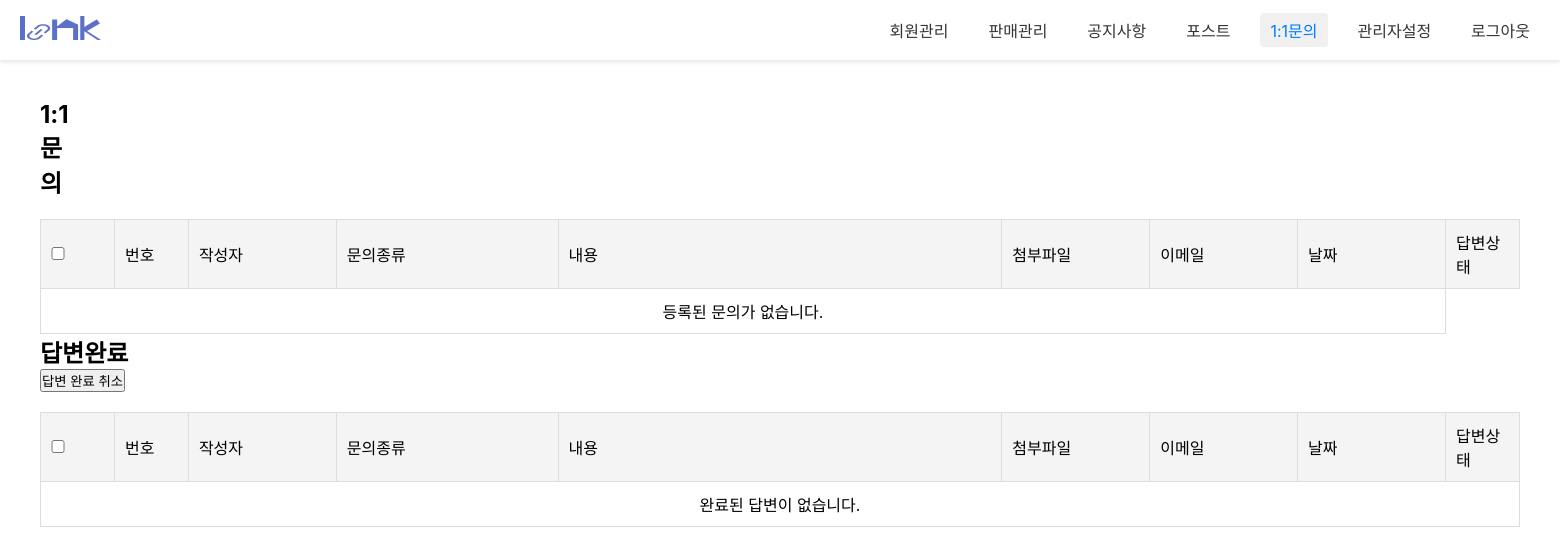
Before: /admin1/admin_qList/ with the older database file.
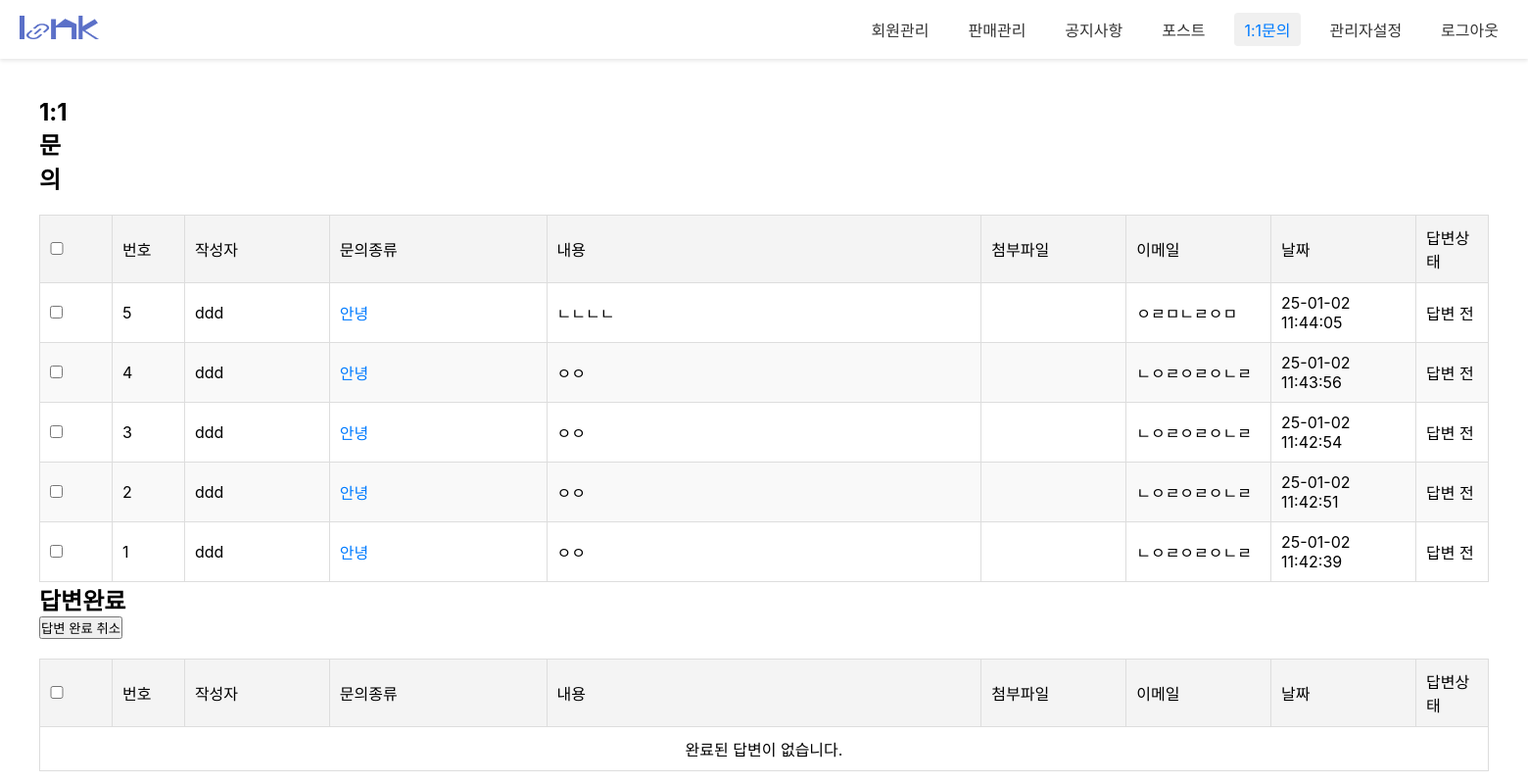
After: the same page with the newer database file.
### customer/models.py (models this page shows, shortened)
class NoticeBoard(models.Model):
  bno = models.AutoField(primary_key=True)
  member = models.ForeignKey(Administrator,on_delete=models.SET_NULL, null=True)
  btitle = models.CharField(max_length=1000)
  bcontent = models.TextField()
  bdate = models.DateTimeField(auto_now=True)
  bfile = models.ImageField(null=True, blank=True, upload_to='uploads/')
  bfile_thumbnail = models.ImageField(null=True, blank=True, upload_to='uploads/')
  userid = models.CharField(max_length=100,null=True, blank=True)
  bmail = models.CharField(max_length=100, null=True, blank=True)
  category = models.IntegerField(null=True, blank=False)
  status = models.CharField(max_length=50, null=True, blank=True)

### admin1/views.py (the view)
# urls.py: path('admin_qList/', views.admin_qList, name="admin_qList"),
def admin_qList(request):
	qs_ok = NoticeBoard.objects.filter(category=3, status='답변 완료').order_by("-bno")
	qs_no = NoticeBoard.objects.filter(category=3, status='답변 전').order_by("-bno")
	context = {'oklist':qs_ok, 'nolist':qs_no}
	return render(request, 'admin_qList.html', context)

### admin1/templates/admin_qList.html (shortened to what this page needs)
{% load static %}
<!DOCTYPE html>
<html lang="ko">
	<head>
		<link rel="stylesheet" href="{% static 'css/admin1/admin_memllist.css'%}">
		<link rel="stylesheet" href="{% static 'css/admin1/admin_login.css'%}">
	</head>
	<body>
	<nav class="gnb">
		<a href="#" class="logo"><img src="/static/images/admin1/logo_sample.png" alt=""></a>
		<div class="menu">
			<a href="/admin1/admin_memList/">회원관리</a>
			<a href="#">판매관리</a>
			<a href="/admin1/admin_noticeList/">공지사항</a>
			<a href="/admin1/admin_postList/" >포스트</a>
			<a href="/admin1/admin_qList/" class='active'>1:1문의</a>
			<a href="/admin1/admin_adminList/">관리자설정</a>
			<a id='a_logout'>로그아웃</a>
		</div>
	</nav>
	<div class="container">
		<div class="con_header">
			<h2>1:1문의</h2>
		</div>
		<table>
			<colgroup>
        <col style="width: 5%;">
        <col style="width: 5%;">
        <col style="width: 10%;">
        <col style="width: 15%;">
        <col style="width: 30%;">
        <col style="width: 10%;">
        <col style="width: 10%;">
        <col style="width: 10%;">
        <col style="width: 10%;">
    	</colgroup>
			<thead>
				<tr>
					<th><input type="checkbox" id="select_all"></th>
					<th>번호</th>
					<th>작성자</th>
					<th>문의종류</th>
					<th>내용</th>
					<th>첨부파일</th>
					<th>이메일</th>
					<th>날짜</th>
					<th>답변상태</th>
				</tr>
			</thead>
			<tbody>
				{% for q in nolist %}
				<tr>
					<td><input type="checkbox" class="select_member"></td>
					<td>{{forloop.revcounter}}</td>
					<td >{{q.userid}}</td>
					<td class="member_name"><a href="/admin1/admin_qList/{{q.bno}}/">{{q.btitle}}</a></td>
					<td>{{q.bcontent}}</td>
					<td>{{q.bfile}}</td>
					<td>{{q.bmail}}</td>
					<td>{{q.bdate|date:'y-m-d H:i:s'}}</td>
					<td id='chgText'>{{q.status}}</td>
				</tr>
				{% empty %}
    		<tr>
       	 <td colspan="8" style="text-align: center;">등록된 문의가 없습니다.</td>
    		</tr>
				{% endfor %}
			</tbody>
		</table>
		<h2>답변완료</h2>
		<button id="cancelBtn" type="button">답변 완료 취소</button>
		<table>
			<colgroup>
        <col style="width: 5%;">
        <col style="width: 5%;">
        <col style="width: 10%;">
        <col style="width: 15%;">
        <col style="width: 30%;">
        <col style="width: 10%;">
        <col style="width: 10%;">
        <col style="width: 10%;">
        <col style="width: 10%;">
    	</colgroup>
			<thead>
				<tr>
					<th><input type="checkbox" id="select_all"></th>
					<th>번호</th>
					<th>작성자</th>
					<th>문의종류</th>
					<th>내용</th>
					<th>첨부파일</th>
					<th>이메일</th>
					<th>날짜</th>
					<th>답변상태</th>
				</tr>
			</thead>
			<tbody>
				{% for q in oklist %}
				<tr>
					<td><input type="checkbox" class="select_member"></td>
					<td>{{forloop.revcounter}}</td>
					<td >{{q.userid}}</td>
					<td class="member_name"><a href="/admin1/admin_qList/{{q.bno}}/">{{q.btitle}}</a></td>
					<td>{{q.bcontent}}</td>
					<td>{{q.bfile}}</td>
					<td>{{q.bmail}}</td>
					<td>{{q.bdate|date:'y-m-d H:i:s'}}</td>
					<td id='chgText'>{{q.status}}</td>
				</tr>
				{% empty %}
    		<tr>
					<td colspan="9" style="text-align: center;">완료된 답변이 없습니다.</td>
    		</tr>
				{% endfor %}
			</tbody>
		</table>
	</div>
</body>
</html>

Changed rows visible on the page:
added NoticeBoard: userid "ddd", btitle "안녕", bcontent "ㄴㄴㄴㄴ", bmail "ㅇㄹㅁㄴㄹㅇㅁ", bdate "25-01-02 11:44:05", status "답변 전"
now on this page (row edited): NoticeBoard: userid "ddd", btitle "안녕", bcontent "ㅇㅇ", bmail "ㄴㅇㄹㅇㄹㅇㄴㄹ", bdate "25-01-02 11:43:56", status "답변 전"
now on this page (row edited): NoticeBoard: userid "ddd", btitle "안녕", bcontent "ㅇㅇ", bmail "ㄴㅇㄹㅇㄹㅇㄴㄹ", bdate "25-01-02 11:42:54", status "답변 전"
now on this page (row edited): NoticeBoard: userid "ddd", btitle "안녕", bcontent "ㅇㅇ", bmail "ㄴㅇㄹㅇㄹㅇㄴㄹ", bdate "25-01-02 11:42:51", status "답변 전"
now on this page (row edited): NoticeBoard: userid "ddd", btitle "안녕", bcontent "ㅇㅇ", bmail "ㄴㅇㄹㅇㄹㅇㄴㄹ", bdate "25-01-02 11:42:39", status "답변 전"
Other visible differences:
text no longer shown: "등록된 문의가 없습니다."
